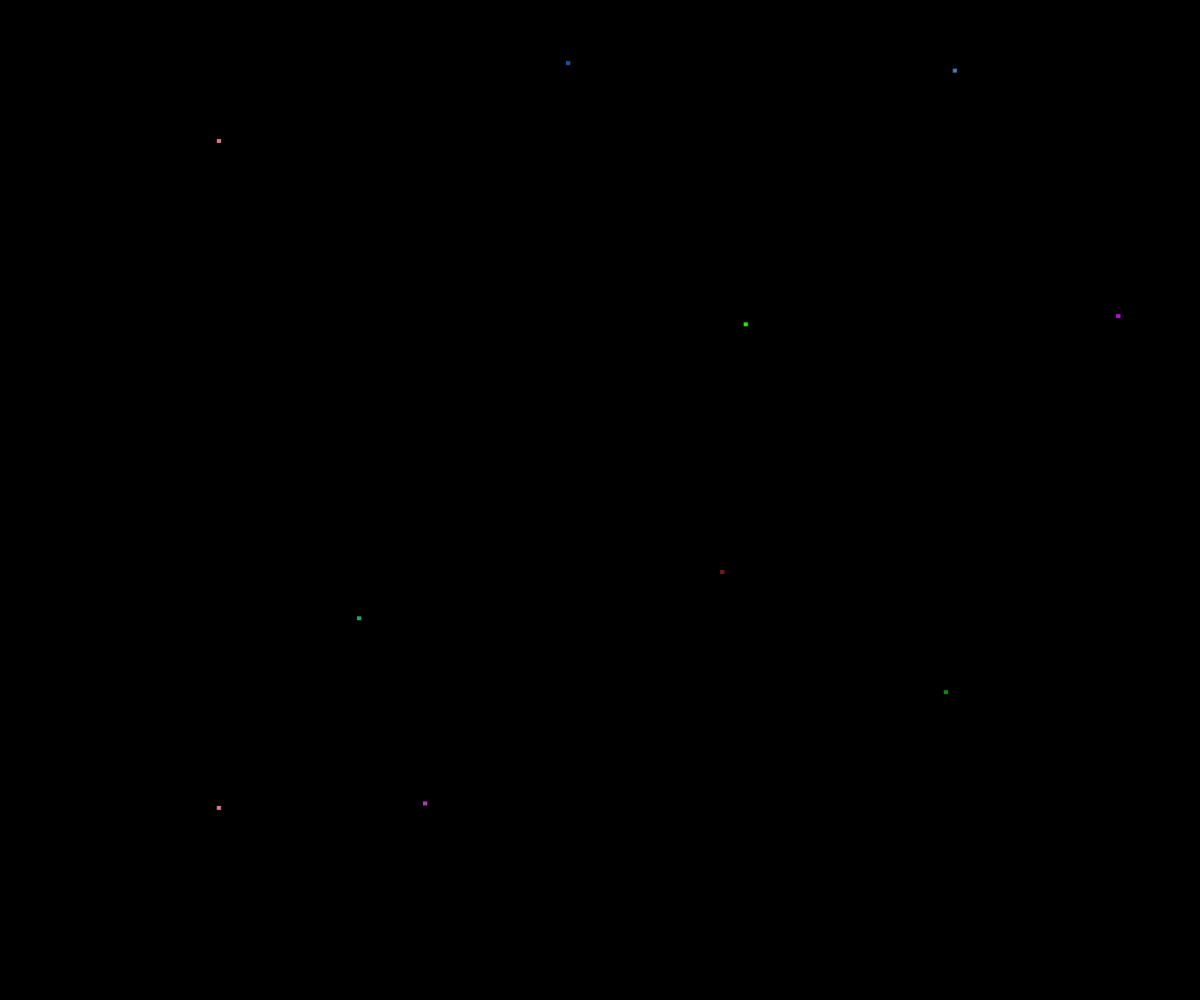
Frame 1 (no input)
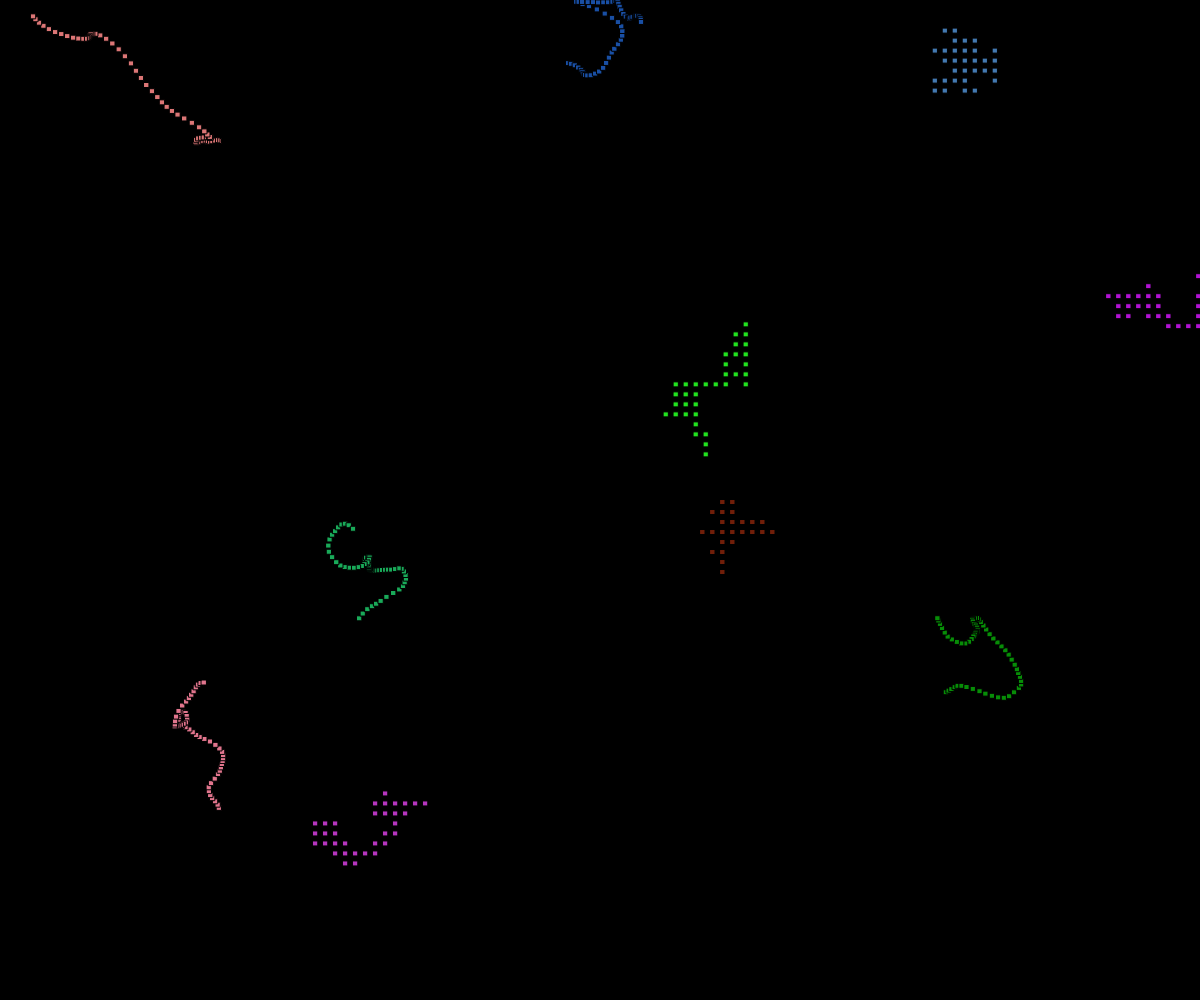
Frame 60 (no input)
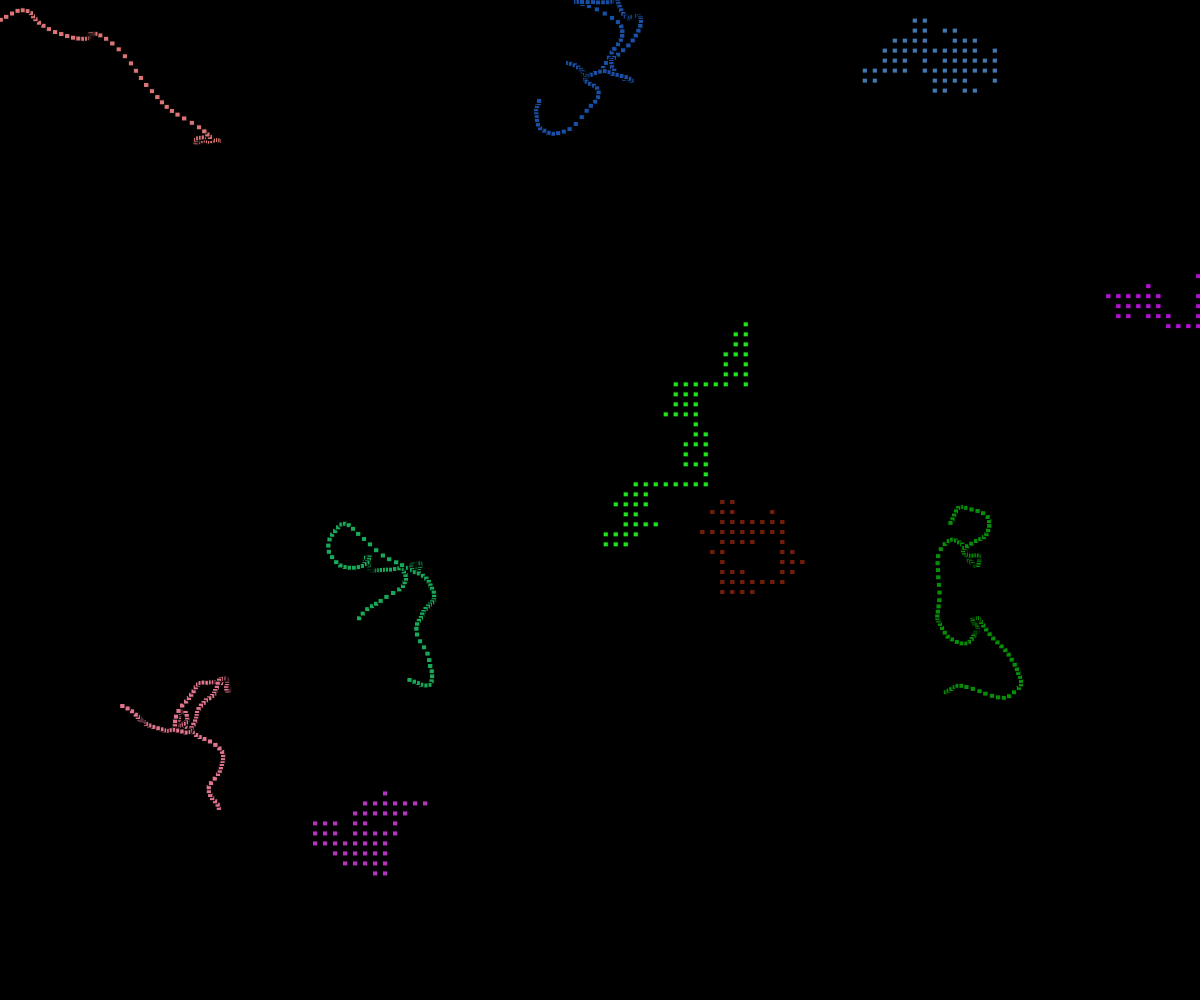
Frame 120 (the mouse pressed at the canvas centre since frame 60)

The p5.js sketch that drew these frames (run headless with seeded random() and noise() and a simulated clock; from frame 60 on, the mouse is pressed at the canvas centre):

// p5.js sketch
// ── sketch.js
// 12 objects demo 1



//let myWalker;
const NUM_WALKERS = 10;
let walkers = [];

function setup() {
  createCanvas(windowWidth, windowHeight); 
  //myWalker = new Walker(random(width), random(height),col);
  background(0);

  for(let i = 0; i < NUM_WALKERS; i++){
    let col = color(random(255), random(255), random(255));
    walkers.push(new Walker(random(width), random(height), col));
  }
}

function draw() {
  //myWalker.move();
  //myWalker.display();

  //process(move/display)
  for(let i = 0; i < walkers.length; i++){
    walkers[i].move();
    walkers[i].display();
  }
}



class Walker{

  //class constructure
  constructor(x,y,c){
    this.x = x;
    this.y = y;
    this.c = c;
    this.speed = 10;
    this.size = 5;
    this.type = Math.floor(random(2));
    this.timeX = random(999);
    this.timeY = random(999);
    this.inc = 0.1; 
  }

  //class methods/functions
  display(){
    rectMode(CENTER);
    fill(this.c);
    rect(this.x,this.y,this.size,this.size);
  }

  move(){
    if(this.type === 0) {
      this.moveRandom();
    }
    else {
      this.movePerlin();
    }
  }


  moveRandom(){
    let choice = Math.floor(random(4));

    if(choice===0) {
      this.x -= this.speed;
    }
    else if(choice===1) {
      this.x += this.speed;
    }
    else if(choice === 2){
      this.y-=this.speed;
    }
    else{
      this.y += this.speed;
    }
  }

  movePerlin(){
    this.x += map(noise(this.timeX),0,1,-this.speed,this.speed);
    this.y += map(noise(this.timeY),0,1,-this.speed,this.speed);
    this.timeX += this.inc;
    this.timeY += this.inc;
  }

}
